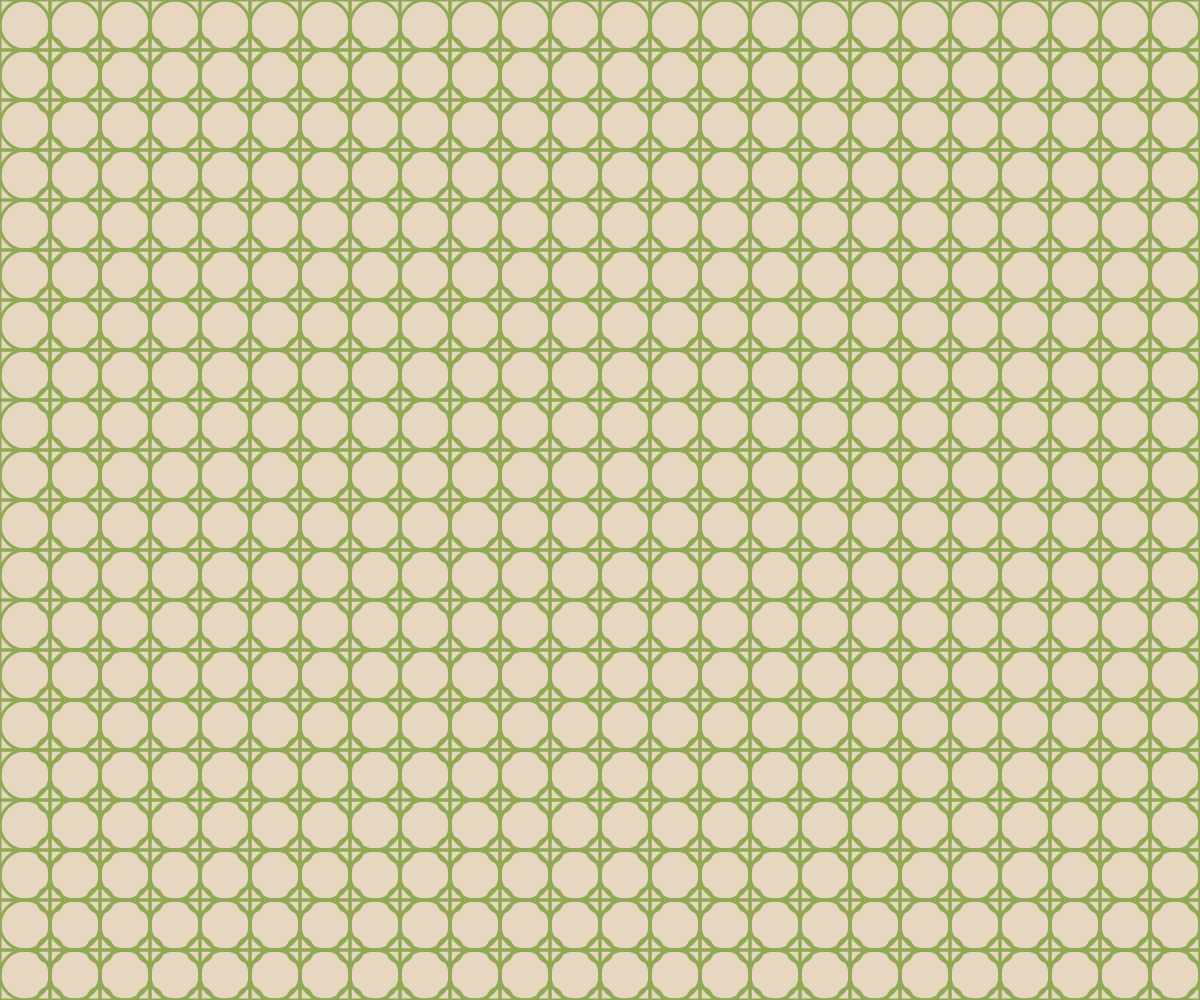
Frame 1 (no input)
Frame 60 (no input): identical to frame 1, image omitted
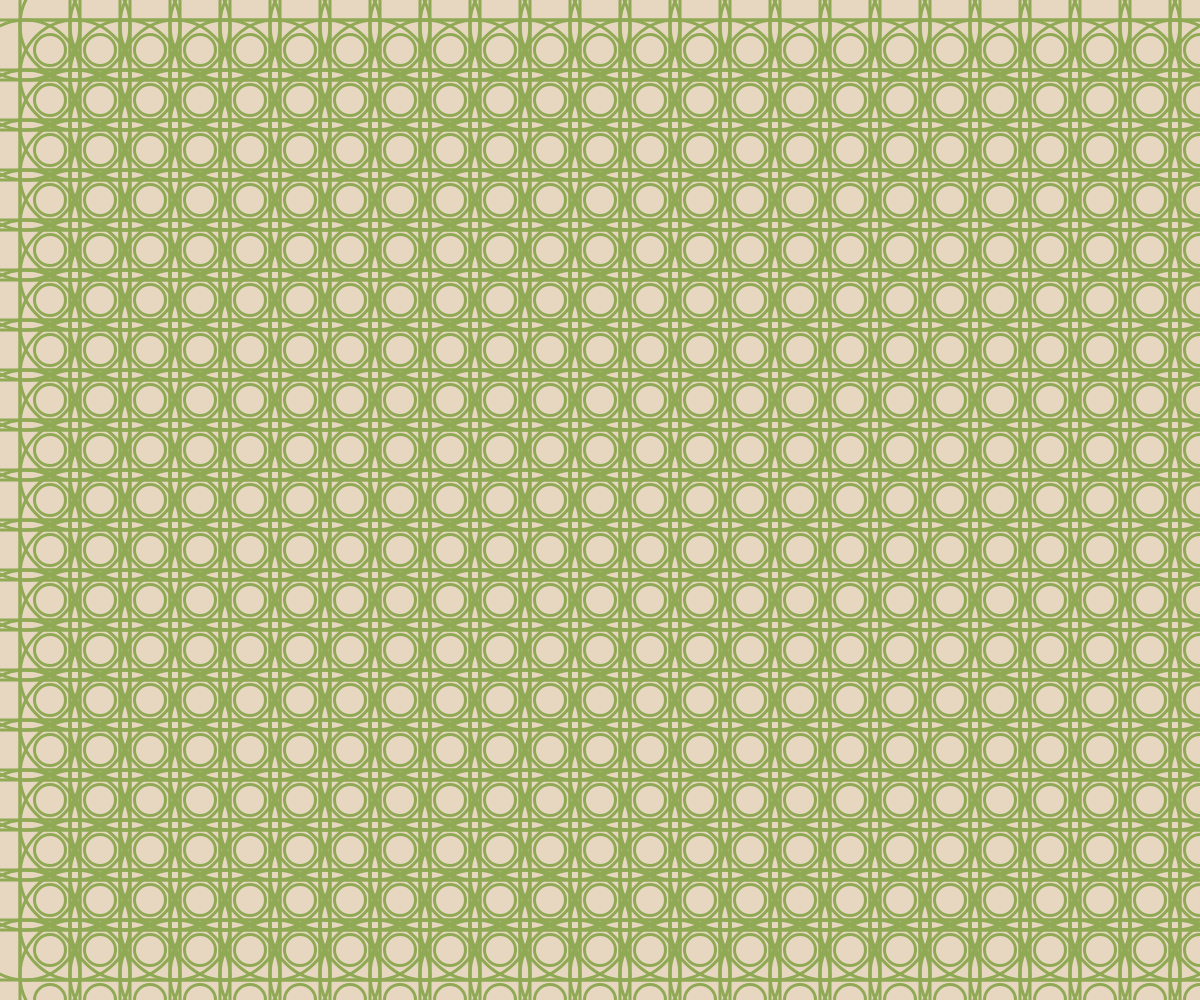
Frame 120 (the mouse pressed at the canvas centre since frame 60)

The p5.js sketch that drew these frames (run headless with seeded random() and noise() and a simulated clock; from frame 60 on, the mouse is pressed at the canvas centre):

// p5.js sketch
// ── sketch.js
function setup() {//設定初始內容指執行一次
  createCanvas(windowWidth, windowHeight);//一個畫布
  background("#e7d7c1")//背景咖啡
}

function draw() {//畫圖每秒60次
  background("#e7d7c1");//灰白
  rectMode(CENTER)//設定方形在座標中間
  noFill()//以下不要有顏色
  stroke("#f07167")//顏色
  strokeWeight(3)//粗細
  //
  var rect_width=50  +mouseX/10  //方形的寬度
  var bc_width=50    +mouseX/10   //大園的寬度
  var sc_width=25    +mouseX/100      //小圓的寬度
   //第一排
    //for迴圈
    //i=0    i為變數，要i從0開始(設定i的初始直)
    //i<20  條件判斷<當條件成立時<就繼續進到迴圈
    //=+1   I值每次改變的差距直，當回圈執行完一次，i自動+1
  for(let j=0;j<20;j=j+1){//產生第幾排
    for(let i=0;i<40;i=i+1){//產生一整排的物件
      if(j<15)  {//地幾到幾排共五排設定的顏色
        stroke("#90a955")
      }
      ellipse(25+50*i,25+50*j, rect_width)//在座標2525，劃一個圓   
      rect(25+50*i,25+50*j, bc_width) //畫方形，在2525
      ellipse(50+50*i,50+50*j, sc_width)//化小圓，直徑為25
      }
  } 
}

// ── sketch_1.js
function setup() {//設定初始內容指執行一次
    createCanvas(windowWidth, windowHeight);//一個畫布
    background("#e7d7c1")//背景咖啡
  }

  function draw() {//畫圖每秒60次
    background("#e7d7c1");//灰白
    noFill()//以下不要有顏色
    rectMode(CENTER)//設定方形在座標中間
    stroke("#f07167")
    strokeWeight(3)
    //第一排
    //for迴圈
    //i=0    i為變數，要i從0開始(設定i的初始直)
    //i<20  條件判斷<當條件成立時<就繼續進到迴圈
    //=+1   I值每次改變的差距直，當回圈執行完一次，i+1
    for(let i=0;i<20;i=i+1){
    ellipse(25+50*i,25,50)   
    rect(25+50*i,25,50) 
    ellipse(50+50*i,50,25)
    }

    }
